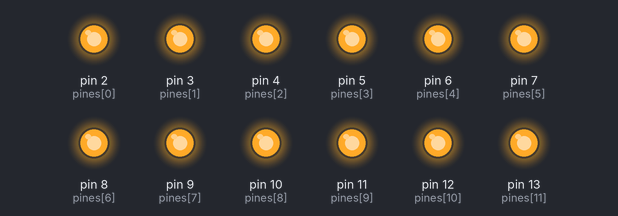
A sketch run on a simulated Arduino Uno, built with avr-gcc and run on an emulated ATmega328P. On the bench: output pins drawn as LEDs (lit = HIGH).

Above: at 0.5 s.
At 3.5 s:
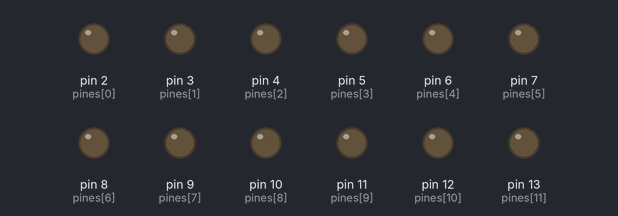
Timing chart, 0 to 4.6 s (numbered marks = the images above):
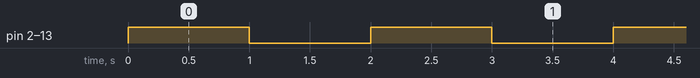

Measured:
- by itself, pin 2 (pines[0]), pin 3 (pines[1]), pin 4 (pines[2]), pin 5 (pines[3]), pin 6 (pines[4]), pin 7 (pines[5]), pin 8 (pines[6]), pin 9 (pines[7]), pin 10 (pines[8]), pin 11 (pines[9]), pin 12 (pines[10]), pin 13 (pines[11]): alternates HIGH for 1.0 s and LOW for 1.0 s

The sketch:

guia_de_ejercicios_215.ino
```cpp
//Ejercicio 6 B
int pines[] = {2, 3, 4, 5, 6, 7, 8, 9, 10, 11, 12, 13};
int cantidadPines = sizeof(pines) / sizeof(pines[0]);

void setup() {

  for (int i = 0; i < cantidadPines; i++) {
     pinMode(pines[i], OUTPUT);
  }
}

void loop() {
  encenderPines(pines, cantidadPines);
  delay(1000);

  for (int i = 0; i < cantidadPines; i++) {
    digitalWrite(pines[i], LOW);
  }

  delay(1000);
}
void encenderPines(int pines[], int cantidadPines) {
  for (int i = 0; i < cantidadPines; i++) {
    digitalWrite(pines[i], HIGH);
  }
}
```
